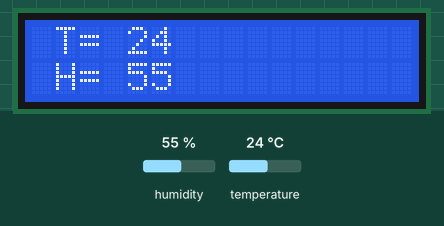
Bench run of a program on a simulated ESP32 board running MicroPython. On the bench: 16×2 character LCD. The inputs (shaded band) are chosen by the test bench; at power-on: humidity 55 %, temperature 24 °C. What the program prints to the serial console is not drawn.

Above: at 1.2 s.
1.3 s: humidity set to 22 %
At 3.3 s:
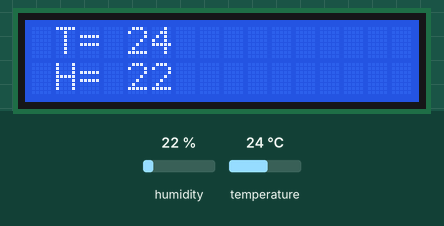
3.6 s: temperature set to 12 °C
At 4.9 s:
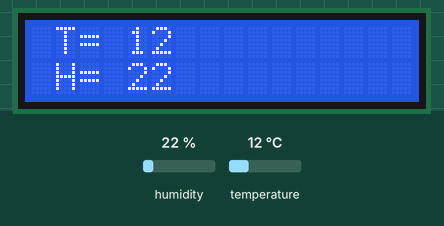
5.7 s: humidity set to 40 %
At 7.4 s:
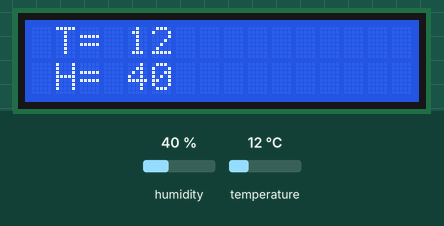
7.7 s: temperature set to 19 °C
At 9.3 s:
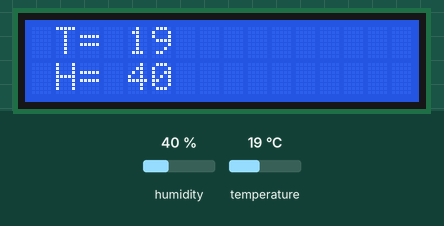
Timing chart, 0 to 10.8 s (numbered marks = the images above; inputs shaded):
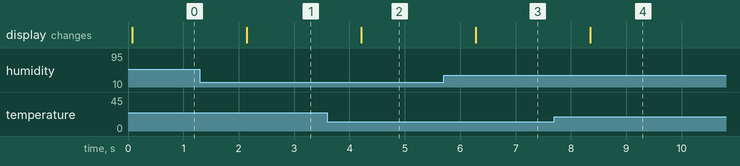

The program:

pj9_1_XHT11.py
```python
# Import machine, time and dht modules.
import machine
import time
import dht
from time import sleep_ms, ticks_ms
from machine import I2C, Pin
from i2c_lcd import I2cLcd

#Associate DHT11 with Pin(26).
DHT = dht.DHT11(machine.Pin(26))

DEFAULT_I2C_ADDR = 0x27

i2c = I2C(scl=Pin(22), sda=Pin(21), freq=400000)
lcd = I2cLcd(i2c, DEFAULT_I2C_ADDR, 2, 16)

while True:
    DHT.measure()
    print('temperature:',DHT.temperature(),'℃','humidity:',DHT.humidity(),'%')
    lcd.move_to(1, 0)
    lcd.putstr('T= {}'.format(DHT.temperature()))
    lcd.move_to(1, 1)
    lcd.putstr('H= {}'.format(DHT.humidity()))
    time.sleep_ms(1000)
```

Measured:
- after the input at 1.3 s, the display: changes after 0.85 s (image 1)
- after the input at 3.6 s, the display: changes after 0.61 s (image 2)
- after the input at 5.7 s, the display: changes after 0.58 s (image 3)
- after the input at 7.7 s, the display: changes after 0.64 s (image 4)
